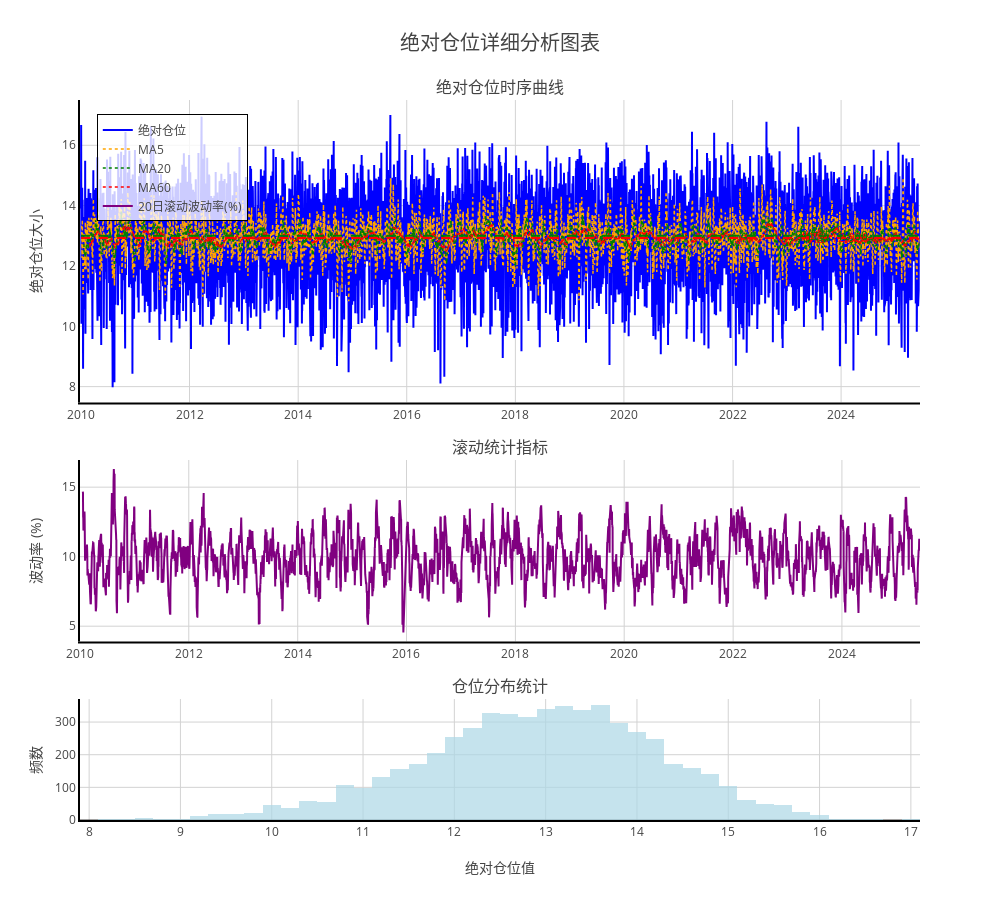

The notebook cell saved with this chart:
### Code cell
# 显示时序曲线图 - 多头累计、空头累计、绝对仓位、净仓位
print("📊 显示时序曲线图...")
plot_absolute_position_analysis(dfw)

### Figure 1 — Plotly figure (JSON) as saved in the notebook; plotly's stock layout.template omitted (floating-point values rounded to 4 significant figures; data arrays with more than 128 entries replaced by an {"elided": "..."} marker saying what was removed)
{"data": [{"hovertemplate": "<b>绝对仓位</b><br>时间: %{x}<br>仓位: %{y:.3f}<extra></extra>", "line": {"color": "blue", "width": 2}, "mode": "lines", "name": "绝对仓位", "type": "scatter", "x": {"elided": "5638 str values"}, "xaxis": "x", "y": {"elided": "5638 float values"}, "yaxis": "y"}, {"hovertemplate": "<b>MA5</b><br>时间: %{x}<br>平均值: %{y:.3f}<extra></extra>", "line": {"color": "orange", "dash": "dot", "width": 1.5}, "mode": "lines", "name": "MA5", "type": "scatter", "x": {"elided": "5638 str values"}, "xaxis": "x", "y": {"elided": "5638 float values"}, "yaxis": "y"}, {"hovertemplate": "<b>MA20</b><br>时间: %{x}<br>平均值: %{y:.3f}<extra></extra>", "line": {"color": "green", "dash": "dot", "width": 1.5}, "mode": "lines", "name": "MA20", "type": "scatter", "x": {"elided": "5638 str values"}, "xaxis": "x", "y": {"elided": "5638 float values"}, "yaxis": "y"}, {"hovertemplate": "<b>MA60</b><br>时间: %{x}<br>平均值: %{y:.3f}<extra></extra>", "line": {"color": "red", "dash": "dot", "width": 1.5}, "mode": "lines", "name": "MA60", "type": "scatter", "x": {"elided": "5638 str values"}, "xaxis": "x", "y": {"elided": "5638 float values"}, "yaxis": "y"}, {"hovertemplate": "<b>滚动波动率</b><br>时间: %{x}<br>波动率: %{y:.2f}%<extra></extra>", "line": {"color": "purple", "width": 2}, "mode": "lines", "name": "20日滚动波动率(%)", "type": "scatter", "x": {"elided": "5638 str values"}, "xaxis": "x2", "y": {"elided": "5638 float values"}, "yaxis": "y2"}, {"marker": {"color": "lightblue"}, "name": "绝对仓位分布", "nbinsx": 50, "opacity": 0.7, "showlegend": false, "type": "histogram", "x": {"elided": "5638 float values"}, "xaxis": "x3", "yaxis": "y3"}], "layout": {"annotations": [{"font": {"size": 16}, "showarrow": false, "text": "绝对仓位时序曲线", "x": 0.5, "xanchor": "center", "xref": "paper", "y": 1, "yanchor": "bottom", "yref": "paper"}, {"font": {"size": 16}, "showarrow": false, "text": "滚动统计指标", "x": 0.5, "xanchor": "center", "xref": "paper", "y": 0.5, "yanchor": "bottom", "yref": "paper"}, {"font": {"size": 16}, "showarrow": false, "text": "仓位分布统计", "x": 0.5, "xanchor": "center", "xref": "paper", "y": 0.168, "yanchor": "bottom", "yref": "paper"}, {"font": {"color": "red"}, "showarrow": false, "text": "均值: 12.928", "x": "2023-11-22T07:12:00", "xref": "x", "y": 12.93, "yref": "y"}, {"font": {"color": "green"}, "showarrow": false, "text": "中位数: 13.003", "x": "2023-11-22T07:12:00", "xref": "x", "y": 13.0, "yref": "y"}], "height": 900, "hovermode": "x unified", "legend": {"bgcolor": "rgba(255,255,255,0.8)", "bordercolor": "black", "borderwidth": 1, "x": 0.02, "y": 0.98}, "paper_bgcolor": "white", "plot_bgcolor": "white", "shapes": [{"line": {"color": "red", "dash": "dash", "width": 2}, "type": "line", "x0": "2010-01-01T00:00:00", "x1": "2025-06-08T00:00:00", "xref": "x", "y0": 12.93, "y1": 12.93, "yref": "y"}, {"line": {"color": "green", "dash": "dash", "width": 2}, "type": "line", "x0": "2010-01-01T00:00:00", "x1": "2025-06-08T00:00:00", "xref": "x", "y0": 13.0, "y1": 13.0, "yref": "y"}], "showlegend": true, "title": {"font": {"size": 20}, "text": "绝对仓位详细分析图表", "x": 0.5, "xanchor": "center"}, "width": 1000, "xaxis": {"anchor": "y", "domain": [0, 1], "gridcolor": "lightgray", "gridwidth": 1, "linecolor": "black", "linewidth": 2, "showgrid": true, "tickfont": {"size": 12}}, "xaxis2": {"anchor": "y2", "domain": [0, 1], "gridcolor": "lightgray", "gridwidth": 1, "linecolor": "black", "linewidth": 2, "showgrid": true, "tickfont": {"size": 12}}, "xaxis3": {"anchor": "y3", "domain": [0, 1], "gridcolor": "lightgray", "gridwidth": 1, "linecolor": "black", "linewidth": 2, "showgrid": true, "tickfont": {"size": 12}, "title": {"text": "绝对仓位值"}}, "yaxis": {"anchor": "x", "domain": [0.58, 1], "gridcolor": "lightgray", "gridwidth": 1, "linecolor": "black", "linewidth": 2, "showgrid": true, "tickfont": {"size": 12}, "title": {"text": "绝对仓位大小"}}, "yaxis2": {"anchor": "x2", "domain": [0.248, 0.5], "gridcolor": "lightgray", "gridwidth": 1, "linecolor": "black", "linewidth": 2, "showgrid": true, "tickfont": {"size": 12}, "title": {"text": "波动率 (%)"}}, "yaxis3": {"anchor": "x3", "domain": [0, 0.168], "gridcolor": "lightgray", "gridwidth": 1, "linecolor": "black", "linewidth": 2, "showgrid": true, "tickfont": {"size": 12}, "title": {"text": "频数"}}}}
